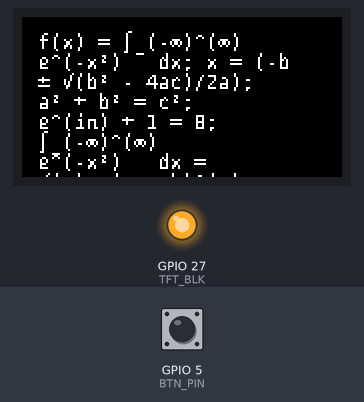
A sketch run on a simulated ESP32. Shown: 160×80 colour display, output pins drawn as LEDs (lit = HIGH). The inputs (shaded band) are chosen by the test bench; at power-on: GPIO 5 (BTN_PIN) HIGH.

Above: at 1.3 s.
1.4 s: GPIO 5 (BTN_PIN) pulled LOW for 1 s
At 1.52 s:
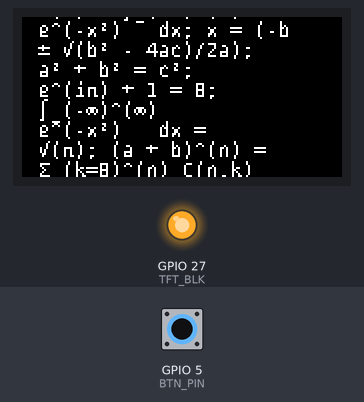
At 1.92 s:
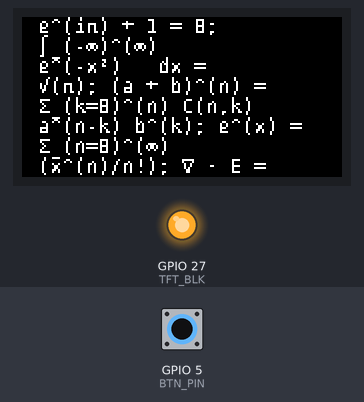
3.9 s: GPIO 5 (BTN_PIN) pulled LOW for 0.15 s
5.5 s: GPIO 5 (BTN_PIN) pulled LOW for 3.2 s
At 8.9 s:
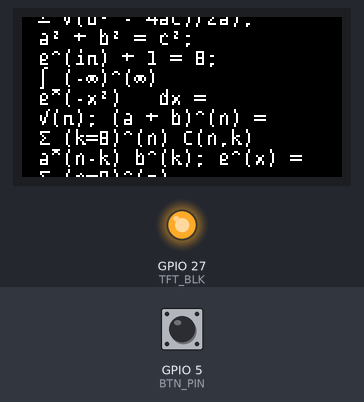
Timing chart, 0 to 10.4 s (numbered marks = the images above; inputs shaded):
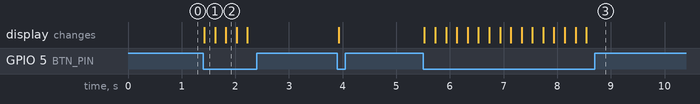

Measured:
- after the input at 1.4 s, the display: changes at once (image 1)
- after the input at 5.5 s, the display: changes at once (image 3)

The sketch:

Screen_Latex_Encoding.ino
```cpp
/*
 * Install these libraries from Arduino Library Manager:
 * 1. Adafruit GFX Library
 * 2. Adafruit ST7735 and ST7789 Library
 * 3. U8g2_for_Adafruit_GFX (by olikraus)
 */

#include <Adafruit_GFX.h>
#include <Adafruit_ST7735.h>
#include <U8g2_for_Adafruit_GFX.h>
#include <SPI.h>

#define TFT_CS 15
#define TFT_DC 2
#define TFT_RST 4
#define TFT_SCLK 18
#define TFT_MOSI 23
#define TFT_BLK  27
#define BTN_PIN  5

Adafruit_ST7735 tft = Adafruit_ST7735(TFT_CS, TFT_DC, TFT_RST);
U8G2_FOR_ADAFRUIT_GFX u8g2;

// #include "noto_full.h" (Any font with utf-8 support will work)
#include "dejavu_sans.h"

extern const uint8_t dejavu_sans[];

int marginLeft = 8;
int marginTop  = 8;
int virtualWidth  = 160 - 16;
int virtualHeight = 80 - 16;

int scrollOffset = 0;
int scrollStep = 16;

unsigned long lastPress = 0;
const int debounceDelay = 200;

String longText = "f(x) = \\int_{-\\infty}^{\\infty} e^{-x^2} \\, dx; "
                  "x = \\frac{-b \\pm \\sqrt{b^2 - 4ac}}{2a}; "
                  "a^2 + b^2 = c^2; "
                  "e^{i\\pi} + 1 = 0; "
                  "\\int_{-\\infty}^{\\infty} e^{-x^2} \\, dx = \\sqrt{\\pi}; "
                  "(a + b)^n = \\sum_{k=0}^{n} \\binom{n}{k} a^{n-k} b^k; "
                  "e^x = \\sum_{n=0}^{\\infty} \\frac{x^n}{n!}; "
                  "\\nabla \\cdot \\mathbf{E} = \\frac{\\rho}{\\epsilon_0}; "
                  "i \\hbar \\frac{\\partial}{\\partial t} \\Psi = \\hat{H} \\Psi;";

int totalTextHeight = 0;

String toSuperscript(String s) {
  if (s.length() == 0) return "";
  if (s.length() == 1 && s[0] >= '0' && s[0] <= '9') {
    switch (s[0]) {
      case '0': return "⁰";
      case '1': return "¹";
      case '2': return "²";
      case '3': return "³";
      case '4': return "⁴";
      case '5': return "⁵";
      case '6': return "⁶";
      case '7': return "⁷";
      case '8': return "⁸";
      case '9': return "⁹";
    }
  }
  return "^(" + s + ")";
}

String toSubscript(String s) {
  if (s.length() == 0) return "";
  if (s.length() == 1 && s[0] >= '0' && s[0] <= '9') {
    switch (s[0]) {
      case '0': return "₀";
      case '1': return "₁";
      case '2': return "₂";
      case '3': return "₃";
      case '4': return "₄";
      case '5': return "₅";
      case '6': return "₆";
      case '7': return "₇";
      case '8': return "₈";
      case '9': return "₉";
    }
  }
  return "_(" + s + ")";
}

String processLatex(const String& t);

String extractBraced(const String& text, int& pos) {
  if (pos >= text.length() || text[pos] != '{') return "";

  pos++;
  String content = "";
  int braceDepth = 1;

  while (pos < text.length() && braceDepth > 0) {
    char c = text[pos];
    if (c == '{') {
      braceDepth++;
      content += c;
    } else if (c == '}') {
      braceDepth--;
      if (braceDepth > 0) content += c;
    } else {
      content += c;
    }
    pos++;
  }

  return content;
}

String getLatexSymbol(const String& cmd) {
  // Calculus & analysis - longest first
  if (cmd == "limsup") return "limsup";
  if (cmd == "liminf") return "liminf";
  if (cmd == "infty") return "∞";
  if (cmd == "partial") return "∂";
  if (cmd == "nabla") return "∇";
  if (cmd == "iiint") return "∭";
  if (cmd == "iint") return "∬";
  if (cmd == "oint") return "∮";
  if (cmd == "int") return "∫";
  if (cmd == "sum") return "Σ";
  if (cmd == "prod") return "Π";
  if (cmd == "lim") return "lim";
  if (cmd == "sup") return "sup";
  if (cmd == "inf") return "inf";
  if (cmd == "max") return "max";
  if (cmd == "min") return "min";

  // Greek letters - variants first
  if (cmd == "varepsilon") return "ε";
  if (cmd == "vartheta") return "ϑ";
  if (cmd == "varpi") return "ϖ";
  if (cmd == "varrho") return "ϱ";
  if (cmd == "varsigma") return "ς";
  if (cmd == "varphi") return "ϕ";
  if (cmd == "epsilon") return "ε";
  if (cmd == "alpha") return "α";
  if (cmd == "beta") return "β";
  if (cmd == "gamma") return "γ";
  if (cmd == "delta") return "δ";
  if (cmd == "zeta") return "ζ";
  if (cmd == "eta") return "η";
  if (cmd == "theta") return "θ";
  if (cmd == "iota") return "ι";
  if (cmd == "kappa") return "κ";
  if (cmd == "lambda") return "λ";
  if (cmd == "mu") return "μ";
  if (cmd == "nu") return "ν";
  if (cmd == "xi") return "ξ";
  if (cmd == "pi") return "π";
  if (cmd == "rho") return "ρ";
  if (cmd == "sigma") return "σ";
  if (cmd == "tau") return "τ";
  if (cmd == "upsilon") return "υ";
  if (cmd == "phi") return "φ";
  if (cmd == "chi") return "χ";
  if (cmd == "psi") return "ψ";
  if (cmd == "omega") return "ω";

  // Greek uppercase
  if (cmd == "Gamma") return "Γ";
  if (cmd == "Delta") return "Δ";
  if (cmd == "Theta") return "Θ";
  if (cmd == "Lambda") return "Λ";
  if (cmd == "Xi") return "Ξ";
  if (cmd == "Pi") return "Π";
  if (cmd == "Sigma") return "Σ";
  if (cmd == "Upsilon") return "Υ";
  if (cmd == "Phi") return "Φ";
  if (cmd == "Psi") return "Ψ";
  if (cmd == "Omega") return "Ω";

  // Math operators
  if (cmd == "pm") return "±";
  if (cmd == "mp") return "∓";
  if (cmd == "times") return "×";
  if (cmd == "div") return "÷";
  if (cmd == "cdot") return "·";
  if (cmd == "ast") return "*";
  if (cmd == "star") return "⋆";
  if (cmd == "circ") return "∘";
  if (cmd == "bullet") return "•";
  if (cmd == "oplus") return "⊕";
  if (cmd == "ominus") return "⊖";
  if (cmd == "otimes") return "⊗";

  // Relations - longest first
  if (cmd == "subseteq") return "⊆";
  if (cmd == "supseteq") return "⊇";
  if (cmd == "subset") return "⊂";
  if (cmd == "supset") return "⊃";
  if (cmd == "notin") return "∉";
  if (cmd == "neq") return "≠";
  if (cmd == "ne") return "≠";
  if (cmd == "leq") return "≤";
  if (cmd == "le") return "≤";
  if (cmd == "geq") return "≥";
  if (cmd == "ge") return "≥";
  if (cmd == "ll") return "≪";
  if (cmd == "gg") return "≫";
  if (cmd == "approx") return "≈";
  if (cmd == "equiv") return "≡";
  if (cmd == "simeq") return "≃";
  if (cmd == "cong") return "≅";
  if (cmd == "propto") return "∝";
  if (cmd == "sim") return "∼";
  if (cmd == "in") return "∈";
  if (cmd == "ni") return "∋";

  // Functions
  if (cmd == "arcsin") return "arcsin";
  if (cmd == "arccos") return "arccos";
  if (cmd == "arctan") return "arctan";
  if (cmd == "sinh") return "sinh";
  if (cmd == "cosh") return "cosh";
  if (cmd == "tanh") return "tanh";
  if (cmd == "sqrt") return "√";
  if (cmd == "sin") return "sin";
  if (cmd == "cos") return "cos";
  if (cmd == "tan") return "tan";
  if (cmd == "log") return "log";
  if (cmd == "ln") return "ln";
  if (cmd == "exp") return "exp";

  // Logic
  if (cmd == "nexists") return "∄";
  if (cmd == "forall") return "∀";
  if (cmd == "exists") return "∃";
  if (cmd == "implies") return "⇒";
  if (cmd == "iff") return "⇔";
  if (cmd == "lnot") return "¬";
  if (cmd == "neg") return "¬";
  if (cmd == "land") return "∧";
  if (cmd == "wedge") return "∧";
  if (cmd == "lor") return "∨";
  if (cmd == "vee") return "∨";

  // Set theory
  if (cmd == "emptyset") return "∅";
  if (cmd == "varnothing") return "∅";
  if (cmd == "cup") return "∪";
  if (cmd == "cap") return "∩";

  // Arrows - longest first
  if (cmd == "longrightarrow") return "⟶";
  if (cmd == "longleftarrow") return "⟵";
  if (cmd == "leftrightarrow") return "↔";
  if (cmd == "Leftrightarrow") return "⇔";
  if (cmd == "leftarrow") return "←";
  if (cmd == "rightarrow") return "→";
  if (cmd == "Leftarrow") return "⇐";
  if (cmd == "Rightarrow") return "⇒";
  if (cmd == "gets") return "←";
  if (cmd == "to") return "→";

  // Miscellaneous
  if (cmd == "hbar") return "ℏ";
  if (cmd == "ell") return "ℓ";
  if (cmd == "aleph") return "ℵ";
  if (cmd == "angle") return "∠";
  if (cmd == "perp") return "⊥";
  if (cmd == "parallel") return "∥";
  if (cmd == "prime") return "′";

  // Dots
  if (cmd == "ldots") return "…";
  if (cmd == "cdots") return "⋯";
  if (cmd == "vdots") return "⋮";
  if (cmd == "ddots") return "⋱";

  // Spaces
  if (cmd == "qquad") return "    ";
  if (cmd == "quad") return "  ";
  if (cmd == " ") return " ";
  if (cmd == ",") return " ";
  if (cmd == ":") return " ";
  if (cmd == ";") return " ";

  return "";
}

String processLatex(const String& t) {
  String out = "";
  int i = 0;

  while (i < t.length()) {
    char c = t[i];

    if (c == '^') {
      i++;
      if (i < t.length() && t[i] == '{') {
        String content = extractBraced(t, i);
        String processed = processLatex(content);
        out += toSuperscript(processed);
      } else if (i < t.length()) {
        // Handle single character or command after ^
        if (t[i] == '\\') {
          int saveI = i;
          i++;
          if (i < t.length() && isAlpha(t[i])) {
            String cmd = "";
            while (i < t.length() && isAlpha(t[i])) {
              cmd += t[i];
              i++;
            }
            String sym = getLatexSymbol(cmd);
            out += toSuperscript(sym.length() > 0 ? sym : cmd);
          } else {
            out += toSuperscript(String(t[i]));
            i++;
          }
        } else {
          out += toSuperscript(String(t[i]));
          i++;
        }
      }
      continue;
    }

    if (c == '_') {
      i++;
      if (i < t.length() && t[i] == '{') {
        String content = extractBraced(t, i);
        String processed = processLatex(content);
        out += toSubscript(processed);
      } else if (i < t.length()) {
        // Handle single character or command after _
        if (t[i] == '\\') {
          int saveI = i;
          i++;
          if (i < t.length() && isAlpha(t[i])) {
            String cmd = "";
            while (i < t.length() && isAlpha(t[i])) {
              cmd += t[i];
              i++;
            }
            String sym = getLatexSymbol(cmd);
            out += toSubscript(sym.length() > 0 ? sym : cmd);
          } else {
            out += toSubscript(String(t[i]));
            i++;
          }
        } else {
          out += toSubscript(String(t[i]));
          i++;
        }
      }
      continue;
    }

    if (c == '\\') {
      i++;
      if (i >= t.length()) {
        out += '\\';
        break;
      }

      if (!isAlpha(t[i])) {
        if (t[i] == ',' || t[i] == ';' || t[i] == ':' || t[i] == ' ') {
          out += " ";
          i++;
          continue;
        }
        out += t[i];
        i++;
        continue;
      }

      String cmd = "";
      while (i < t.length() && isAlpha(t[i])) {
        cmd += t[i];
        i++;
      }

      if (cmd == "frac") {
        while (i < t.length() && t[i] == ' ') i++;
        if (i < t.length() && t[i] == '{') {
          String num = extractBraced(t, i);
          while (i < t.length() && t[i] == ' ') i++;
          if (i < t.length() && t[i] == '{') {
            String den = extractBraced(t, i);
            String numProc = processLatex(num);
            String denProc = processLatex(den);
            out += "(" + numProc + "/" + denProc + ")";
            continue;
          }
        }
        out += "frac";
        continue;
      }

      if (cmd == "sqrt") {
        while (i < t.length() && t[i] == ' ') i++;
        if (i < t.length() && t[i] == '{') {
          String content = extractBraced(t, i);
          String processed = processLatex(content);
          out += "√(" + processed + ")";
          continue;
        }
        out += "√";
        continue;
      }

      if (cmd == "binom") {
        while (i < t.length() && t[i] == ' ') i++;
        if (i < t.length() && t[i] == '{') {
          String n = extractBraced(t, i);
          while (i < t.length() && t[i] == ' ') i++;
          if (i < t.length() && t[i] == '{') {
            String k = extractBraced(t, i);
            String nProc = processLatex(n);
            String kProc = processLatex(k);
            out += "C(" + nProc + "," + kProc + ")";
            continue;
          }
        }
        out += "C";
        continue;
      }

      if (cmd == "mathbf" || cmd == "mathrm" || cmd == "mathit" ||
          cmd == "text" || cmd == "hat" || cmd == "bar" ||
          cmd == "tilde" || cmd == "vec") {
        while (i < t.length() && t[i] == ' ') i++;
        if (i < t.length() && t[i] == '{') {
          String content = extractBraced(t, i);
          String processed = processLatex(content);
          out += processed;
          continue;
        }
        continue;
      }

      if (cmd == "left" || cmd == "right" || cmd == "big" ||
          cmd == "Big" || cmd == "bigg" || cmd == "Bigg") {
        continue;
      }

      String sym = getLatexSymbol(cmd);
      if (sym.length() > 0) {
        out += sym;
        continue;
      }

      out += "\\" + cmd;
      continue;
    }

    out += c;
    i++;
  }

  return out;
}

void drawWrappedText() {
  tft.fillScreen(ST77XX_BLACK);

  int x = marginLeft;
  int y = marginTop - scrollOffset;

  u8g2.setForegroundColor(ST77XX_WHITE);
  u8g2.setBackgroundColor(ST77XX_BLACK);

  // Use a font that supports Unicode
  // Available fonts: u8g2_font_unifont_t_symbols, u8g2_font_helvR08_tf, etc.
  // u8g2.setFont(noto_full);
  u8g2.setFont(dejavu_sans);


  String processedText = processLatex(longText);

  totalTextHeight = marginTop;

  int charHeight = 10;  // Font height
  int avgCharWidth = 6;  // Average character width

  // Word wrapping with Unicode support
  int startIdx = 0;
  while (startIdx < processedText.length()) {
    int lineEnd = startIdx;
    int lastSpace = -1;
    int lineWidth = 0;

    // Find how much text fits on this line
    while (lineEnd < processedText.length()) {
      char c = processedText[lineEnd];

      if (c == '\n') {
        break;
      }

      if (c == ' ') {
        lastSpace = lineEnd;
      }

      // Estimate width (rough approximation)
      int charW = avgCharWidth;
      if ((uint8_t)c >= 0xC0) {
        charW = avgCharWidth + 2;  // Unicode chars slightly wider
      }

      if (lineWidth + charW > virtualWidth) {
        // Line too long, wrap at last space
        if (lastSpace > startIdx) {
          lineEnd = lastSpace;
        }
        break;
      }

      lineWidth += charW;
      lineEnd++;
    }

    // Extract line text
    String lineText = processedText.substring(startIdx, lineEnd);

    // Draw line if visible
    if (y + charHeight > 0 && y < 80) {
      u8g2.setCursor(x, y + charHeight - 2);  // Adjust for baseline
      u8g2.print(lineText);
    }

    // Move to next line
    y += charHeight;
    totalTextHeight += charHeight;

    // Skip spaces at start of next line
    startIdx = lineEnd;
    if (startIdx < processedText.length() &&
        (processedText[startIdx] == ' ' || processedText[startIdx] == '\n')) {
      startIdx++;
    }

    if (lineEnd >= processedText.length()) break;
  }

  if (y > marginTop) {
    totalTextHeight = y - marginTop + scrollOffset;
  }
}

void setup() {
  pinMode(BTN_PIN, INPUT_PULLUP);

  SPI.begin(TFT_SCLK, -1, TFT_MOSI, -1);
  tft.initR(INITR_MINI160x80);
  tft.setRotation(1);

  pinMode(TFT_BLK, OUTPUT);
  digitalWrite(TFT_BLK, HIGH);

  // Initialize U8g2 with the Adafruit display
  u8g2.begin(tft);

  drawWrappedText();
}

void loop() {
  bool buttonPressed = (digitalRead(BTN_PIN) == LOW);

  if (buttonPressed && (millis() - lastPress > debounceDelay)) {
    lastPress = millis();

    scrollOffset += scrollStep;

    int maxScroll = totalTextHeight - virtualHeight;
    if (maxScroll < 0) maxScroll = 0;

    if (scrollOffset > maxScroll) {
      scrollOffset = 0;
    }

    drawWrappedText();
  }
}
```

dejavu_sans.h
```cpp
#ifndef DEJAVU_SANS_H
#define DEJAVU_SANS_H

#include <stdint.h>

extern const uint8_t dejavu_sans[];

#endif
```

Source omitted: dejavu_sans.c (102083 bytes)
